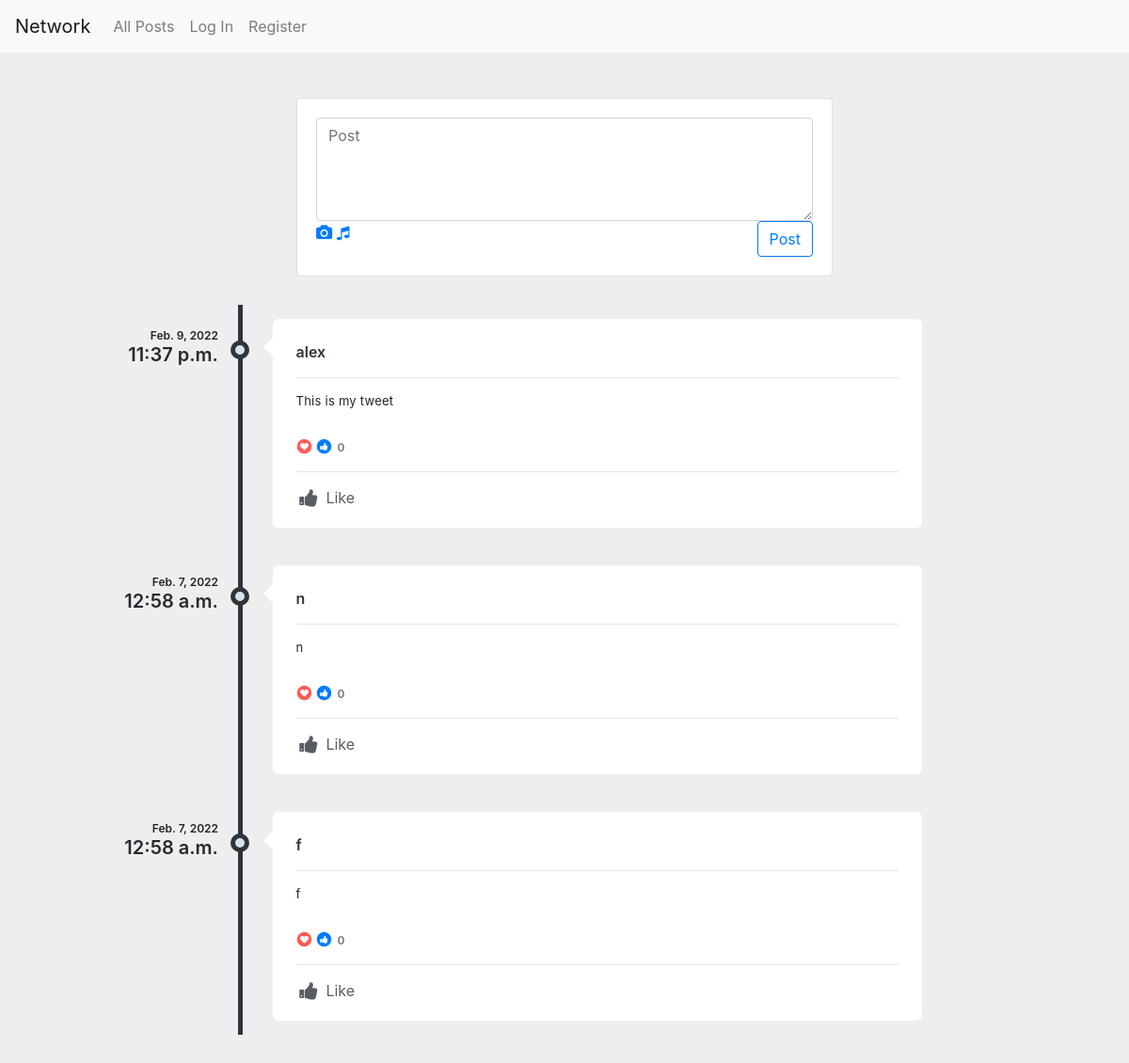
/, run on an earlier commit of the app's database.
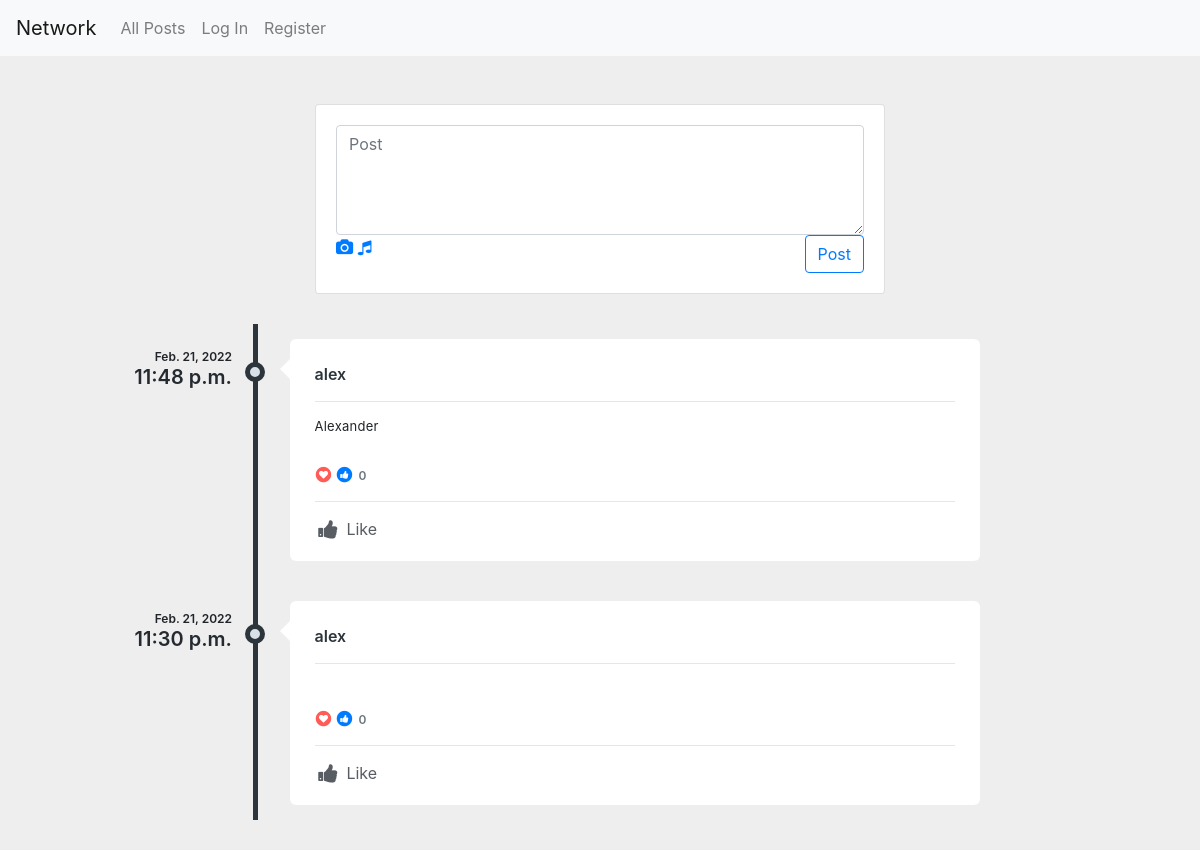
And on a later commit of the database.
### network/models.py (models this page shows, shortened)
class Posts(models.Model):
    person = models.ForeignKey(User, on_delete=models.CASCADE)
    post = models.CharField(max_length=280)
    timestamp = models.DateTimeField(auto_now_add=True)
    likes = models.ManyToManyField(User, related_name= 'likes')
    def likes_as_flat_user_id_list(self):
        return self.likes.values_list('id', flat=True)

class User(AbstractUser):
    pass

### network/views.py (the view)
# urls.py: path("", views.index, name="index"),
def index(request):
    get = Posts.objects.all().order_by('-id')
    paginator = Paginator(get, 10)
    page_number = request.GET.get('page')
    page_obj = paginator.get_page(page_number)
    return render(request, "network/index.html", {"page_obj": page_obj})

### network/templates/network/index.html (shortened to what this page needs)
{% extends "network/layout.html" %}
{% load static %}
{% block body %}
 <div class="col-lg-7 col-xl-6 mx-auto mt-5">
                <div class="card card-white grid-margin">
                    <div class="card-body">
                        <div class="post">
                            <form action="{% url 'posts' %}" method="post">
                            <textarea id ="text" name="text" class="form-control" placeholder="Post" rows="4"></textarea>
                            <div class="post-options">
                                <a href="#"><i class="fa fa-camera"></i></a>
                                <a href="#"><i class="fa fa-music"></i></a>
                                <button class="btn btn-outline-primary float-right">Post</button>
                            </div>
                            </form>
                        </div>
                    </div>
                </div>
   </div>
               <div class="profile-content">
               <div class="tab-content p-0">
                  <div class="tab-pane fade active show" id="profile-post">
                     <ul class="timeline">
                         {% for post in page_obj %}
                        <li>
                           <div class="timeline-time">
                              <span class="date">{{post.timestamp.date}}</span>
                              <span class="time">{{post.timestamp.time}}</span>
                           </div>
                           <div class="timeline-icon">
                              <a href="javascript:;">&nbsp;</a>
                           </div>
                           <div class="timeline-body">
                              <div class="timeline-header">
                                 <span class="username"><a href="{% url 'username' post.person %}">{{post.person}}</a> <small></small></span>
                              </div>
                              <div class="timeline-content">
                                 <p data-id= "{{post.pk}}">
                                   {{post.post}}
                                 </p>
                              </div>
                              <div class="timeline-likes">
                                 <div class="stats">
                                    <span class="fa-stack fa-fw stats-icon">
                                    <i class="fa fa-circle fa-stack-2x text-danger"></i>
                                    <i class="fa fa-heart fa-stack-1x fa-inverse t-plus-1"></i>
                                    </span>
                                    <span class="fa-stack fa-fw stats-icon">
                                    <i class="fa fa-circle fa-stack-2x text-primary"></i>
                                    <i class="fa fa-thumbs-up fa-stack-1x fa-inverse"></i>
                                    </span>
                                    <span data-id= "{{post.pk}}6" class="stats-total">{{post.likes.count }} </span>
                                 </div>
                              </div>
                              <div class="timeline-footer">
                                 {% if request.user.id in post.likes_as_flat_user_id_list %}
                                 <a href="javascript:;" onclick="updatelike('{{post.pk}}')" data-id="{{post.pk}}7" class="alreadyliked m-r-15 text-inverse-lighter"><i class="fa fa-thumbs-up fa-fw fa-lg m-r-3"></i> Like</a>
                                 {% else %}
                                 <a href="javascript:;" onclick="updatelike('{{post.pk}}')" data-id="{{post.pk}}7" class="m-r-15 text-inverse-lighter"><i class="fa fa-thumbs-up fa-fw fa-lg m-r-3"></i> Like</a>
                                 {% endif %}
                              </div>
                           </div>
                           </li>
                           {% endfor%}
                        </ul>
{% endblock %}

What changed in the data, as far as the page shows it:
removed Posts: timestamp "Feb. 9, 2022", timestamp.time "11:37 p.m.", person "alex", post "This is my tweet", likes.count "0"
removed Posts: timestamp "Feb. 7, 2022", timestamp.time "12:58 a.m.", person "n", post "n", likes.count "0"
removed Posts: timestamp "Feb. 7, 2022", timestamp.time "12:58 a.m.", person "f", post "f", likes.count "0"
added Posts: timestamp "Feb. 21, 2022", timestamp.time "11:48 p.m.", person "alex", post "Alexander", likes.count "0"
added Posts: timestamp "Feb. 21, 2022", timestamp.time "11:30 p.m.", person "alex", likes.count "0"
